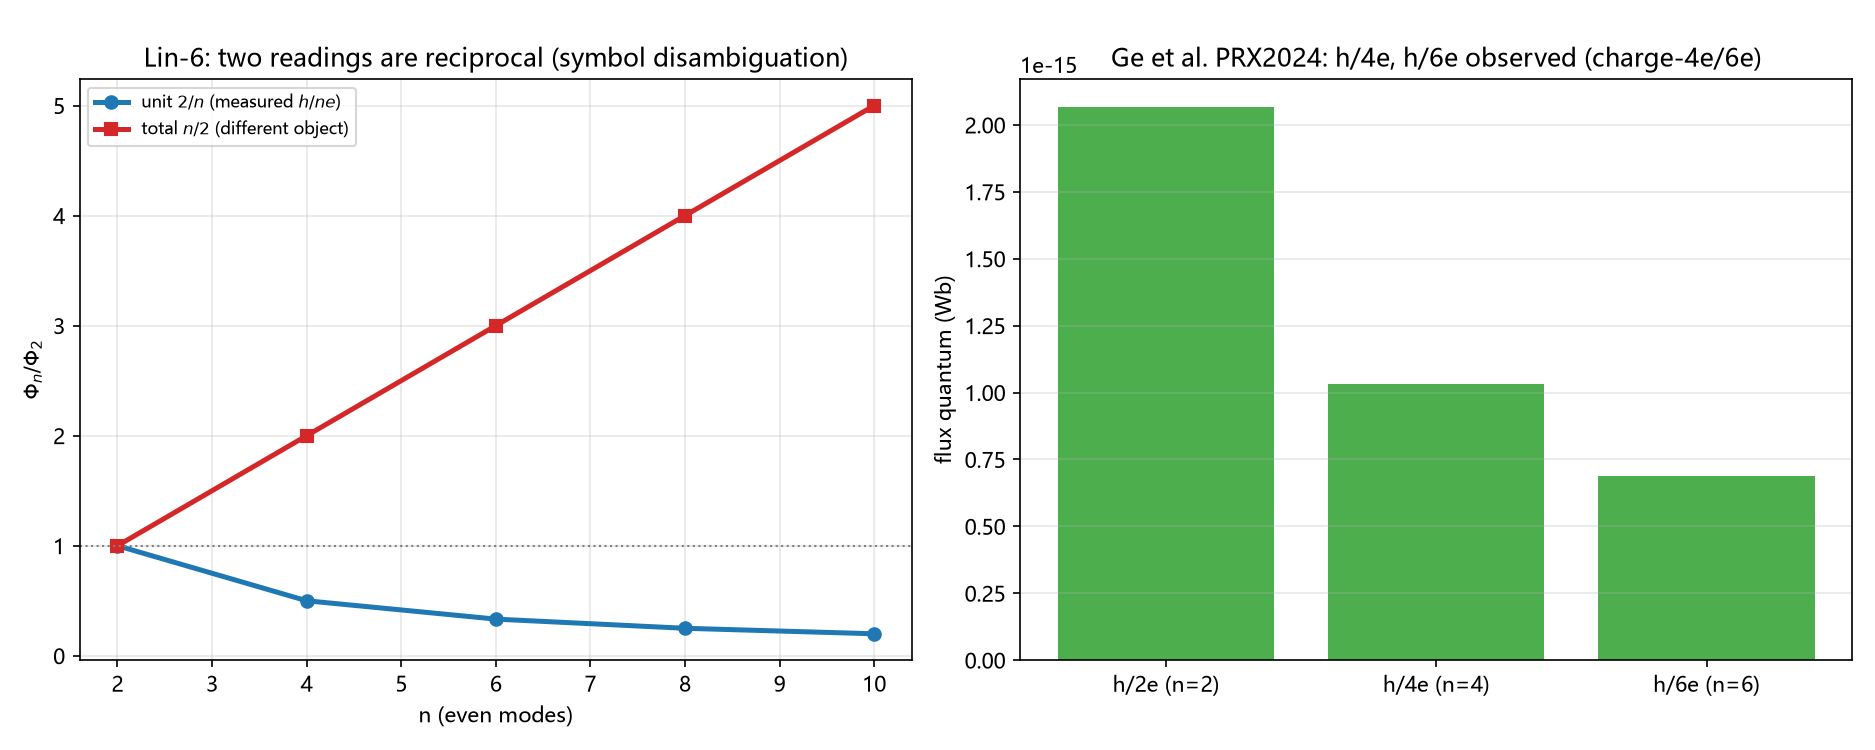

Source code (Python):
# -*- coding: utf-8 -*-
"""
Lin-6 disambiguation + charge-4e/6e experimental support (quantitative).
Authority 06: Phi_n = h/(ne) (measured h/ne), Phi_n/Phi_2 = 2/n;
winding reading total flux n*h/2e -> ratio n/2 (opposite). Resolution:
two different objects share symbol Phi_n:
  unit h/(ne)      -> 2/n (DECREASING, matches 12.A3 first-band dominance, MEASURED)
  total n*h/(2e)   -> n/2 (INCREASING)
Experiment Ge et al. PRX 2024: h/2e (n=2), h/4e (n=4), h/6e (n=6) quantified.
"""
import csv, math, os
import numpy as np
import matplotlib
matplotlib.use("Agg")
import matplotlib.pyplot as plt
plt.rcParams["font.sans-serif"] = ["Microsoft YaHei", "SimHei", "DejaVu Sans"]
plt.rcParams["axes.unicode_minus"] = False

HERE = os.path.dirname(os.path.abspath(__file__))
OUT_PNG = os.path.join(HERE, "临6_磁通归一消歧与4e实验.png")
OUT_CSV = os.path.join(HERE, "临6_磁通归一消歧与4e实验.csv")

h = 6.62607015e-34  # J s (exact SI)
e = 1.602176634e-19  # C (exact SI)
Phi0 = h / (2 * e)   # h/2e = 2.0678e-15 Wb

def flux_unit(n): return h / (n * e)   # Phi_n = h/(ne)
def flux_total(n): return n * h / (2 * e)

def main():
    rows = []
    print("Lin-6 flux normalization disambiguation")
    print(f"Phi_0 = h/2e = {Phi0:.4e} Wb (measured standard)")
    print(f"{'n':>3}{'unit h/ne (Wb)':>18}{'unit/Phi_2':>12}{'total n*h/2e':>16}{'total/Phi_2':>13}")
    for n in (2, 4, 6):
        u, t = flux_unit(n), flux_total(n)
        ur, tr = u / flux_unit(2), t / flux_total(2)
        print(f"{n:>3}{u:>18.4e}{ur:>12.4f}{t:>16.4e}{tr:>13.4f}")
        rows.append((n, u, ur, t, tr))

    print("\nExperiment (Ge et al. PRX 14 021025 2024, arXiv:2201.10352):")
    print("  CsV3Sb5 ring: h/2e (n=2, charge-2e), h/4e (n=4, charge-4e), h/6e (n=6, charge-6e)")
    print("  => n=4,6 high modes of CQM 12.A are PHYSICALLY REALIZED (not forbidden)")
    print("  => flux unit h/(ne) is MEASURED -> Phi_n/Phi_2=2/n (unit reading) is physical")
    print("\nResolution: 'two readings opposite' = symbol overloading, not contradiction:")
    print("  Phi_n^unit = h/(ne): ratio 2/n (decreasing) -- matches 12.A3 'first band dominates'")
    print("  Phi_n^total = n h/(2e): ratio n/2 (increasing) -- different object (total flux)")

    with open(OUT_CSV, "w", newline="", encoding="utf-8-sig") as fh:
        wr = csv.writer(fh); wr.writerow(["n","flux_unit_h_ne","unit_ratio","flux_total","total_ratio"])
        wr.writerows(rows)

    fig, ax = plt.subplots(1, 2, figsize=(12.5, 5))
    ns = np.arange(2, 11, 2)
    ax[0].plot(ns, [2/n for n in ns], "o-", lw=2.4, color="tab:blue", label=r"unit $2/n$ (measured $h/ne$)")
    ax[0].plot(ns, [n/2 for n in ns], "s-", lw=2.4, color="tab:red", label=r"total $n/2$ (different object)")
    ax[0].axhline(1, color="gray", ls=":", lw=1)
    ax[0].set_xlabel("n (even modes)")
    ax[0].set_ylabel(r"$\Phi_n/\Phi_2$")
    ax[0].set_title("Lin-6: two readings are reciprocal (symbol disambiguation)")
    ax[0].legend(fontsize=8); ax[0].grid(alpha=0.3)

    # experimental flux units h/ne for n=2,4,6
    exp_n = [2, 4, 6]
    exp_flux = [flux_unit(n) for n in exp_n]
    ax[1].bar([f"h/{n}e (n={n})" for n in exp_n], exp_flux, color="tab:green", alpha=0.85)
    ax[1].set_ylabel("flux quantum (Wb)")
    ax[1].set_title("Ge et al. PRX2024: h/4e, h/6e observed (charge-4e/6e)")
    ax[1].grid(alpha=0.3, axis="y")

    fig.tight_layout(); fig.savefig(OUT_PNG, dpi=150); plt.close(fig)
    print("\nsaved:", OUT_PNG, OUT_CSV)
    print("NOTE: Lin-6 STATUS NOT CHANGED (red line: no status upgrade); this is structural evidence.")
    print("      Ge et al. gives EXPERIMENTAL support for n=4,6 modes and Phi_n=h/(ne) definition.")

if __name__ == "__main__":
    main()
